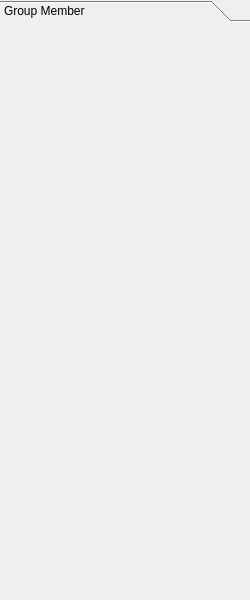
<?xml version="1.0" encoding="UTF-8"?>
<ui version="4.0">
 <class>DialogList</class>
 <widget class="QWidget" name="DialogList">
  <property name="geometry">
   <rect>
    <x>0</x>
    <y>0</y>
    <width>250</width>
    <height>600</height>
   </rect>
  </property>
  <property name="windowTitle">
   <string>MySelfQQ2021</string>
  </property>
  <layout class="QVBoxLayout" name="verticalLayout">
   <property name="leftMargin">
    <number>0</number>
   </property>
   <property name="topMargin">
    <number>0</number>
   </property>
   <property name="rightMargin">
    <number>0</number>
   </property>
   <property name="bottomMargin">
    <number>0</number>
   </property>
   <item>
    <widget class="QToolBox" name="toolBox">
     <property name="currentIndex">
      <number>0</number>
     </property>
     <widget class="QWidget" name="page">
      <property name="geometry">
       <rect>
        <x>0</x>
        <y>0</y>
        <width>250</width>
        <height>573</height>
       </rect>
      </property>
      <attribute name="label">
       <string>Group Member</string>
      </attribute>
      <layout class="QVBoxLayout" name="vLayout"/>
     </widget>
    </widget>
   </item>
  </layout>
 </widget>
 <resources/>
 <connections/>
</ui>
